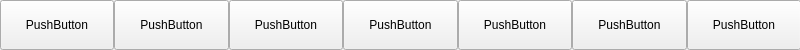
<?xml version="1.0" encoding="UTF-8"?>
<ui version="4.0">
 <class>BottomButtons</class>
 <widget class="QWidget" name="BottomButtons">
  <property name="geometry">
   <rect>
    <x>0</x>
    <y>0</y>
    <width>800</width>
    <height>50</height>
   </rect>
  </property>
  <property name="windowTitle">
   <string>Form</string>
  </property>
  <widget class="QWidget" name="">
   <property name="geometry">
    <rect>
     <x>0</x>
     <y>-10</y>
     <width>801</width>
     <height>71</height>
    </rect>
   </property>
   <layout class="QHBoxLayout" name="horizontalLayout">
    <property name="spacing">
     <number>0</number>
    </property>
    <item>
     <widget class="QPushButton" name="pushButton_1">
      <property name="minimumSize">
       <size>
        <width>0</width>
        <height>50</height>
       </size>
      </property>
      <property name="text">
       <string>PushButton</string>
      </property>
     </widget>
    </item>
    <item>
     <widget class="QPushButton" name="pushButton_2">
      <property name="minimumSize">
       <size>
        <width>0</width>
        <height>50</height>
       </size>
      </property>
      <property name="text">
       <string>PushButton</string>
      </property>
     </widget>
    </item>
    <item>
     <widget class="QPushButton" name="pushButton_3">
      <property name="minimumSize">
       <size>
        <width>0</width>
        <height>50</height>
       </size>
      </property>
      <property name="text">
       <string>PushButton</string>
      </property>
     </widget>
    </item>
    <item>
     <widget class="QPushButton" name="pushButton_4">
      <property name="minimumSize">
       <size>
        <width>0</width>
        <height>50</height>
       </size>
      </property>
      <property name="text">
       <string>PushButton</string>
      </property>
     </widget>
    </item>
    <item>
     <widget class="QPushButton" name="pushButton_5">
      <property name="minimumSize">
       <size>
        <width>0</width>
        <height>50</height>
       </size>
      </property>
      <property name="text">
       <string>PushButton</string>
      </property>
     </widget>
    </item>
    <item>
     <widget class="QPushButton" name="pushButton_6">
      <property name="minimumSize">
       <size>
        <width>0</width>
        <height>50</height>
       </size>
      </property>
      <property name="text">
       <string>PushButton</string>
      </property>
     </widget>
    </item>
    <item>
     <widget class="QPushButton" name="pushButton_7">
      <property name="minimumSize">
       <size>
        <width>0</width>
        <height>50</height>
       </size>
      </property>
      <property name="text">
       <string>PushButton</string>
      </property>
     </widget>
    </item>
   </layout>
  </widget>
 </widget>
 <resources/>
 <connections/>
</ui>
